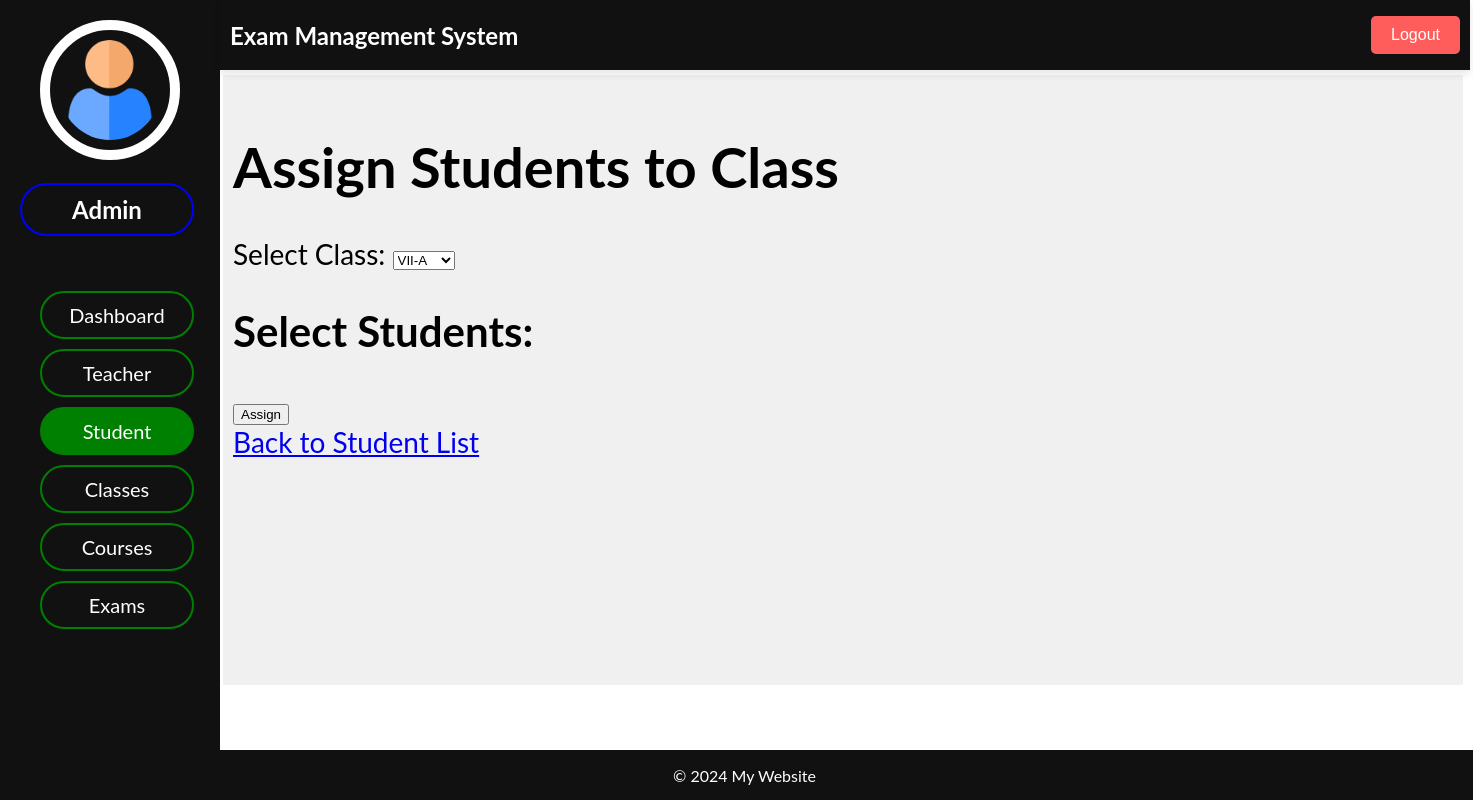
Before: /adminpanel/students/assign2class with the older database file.
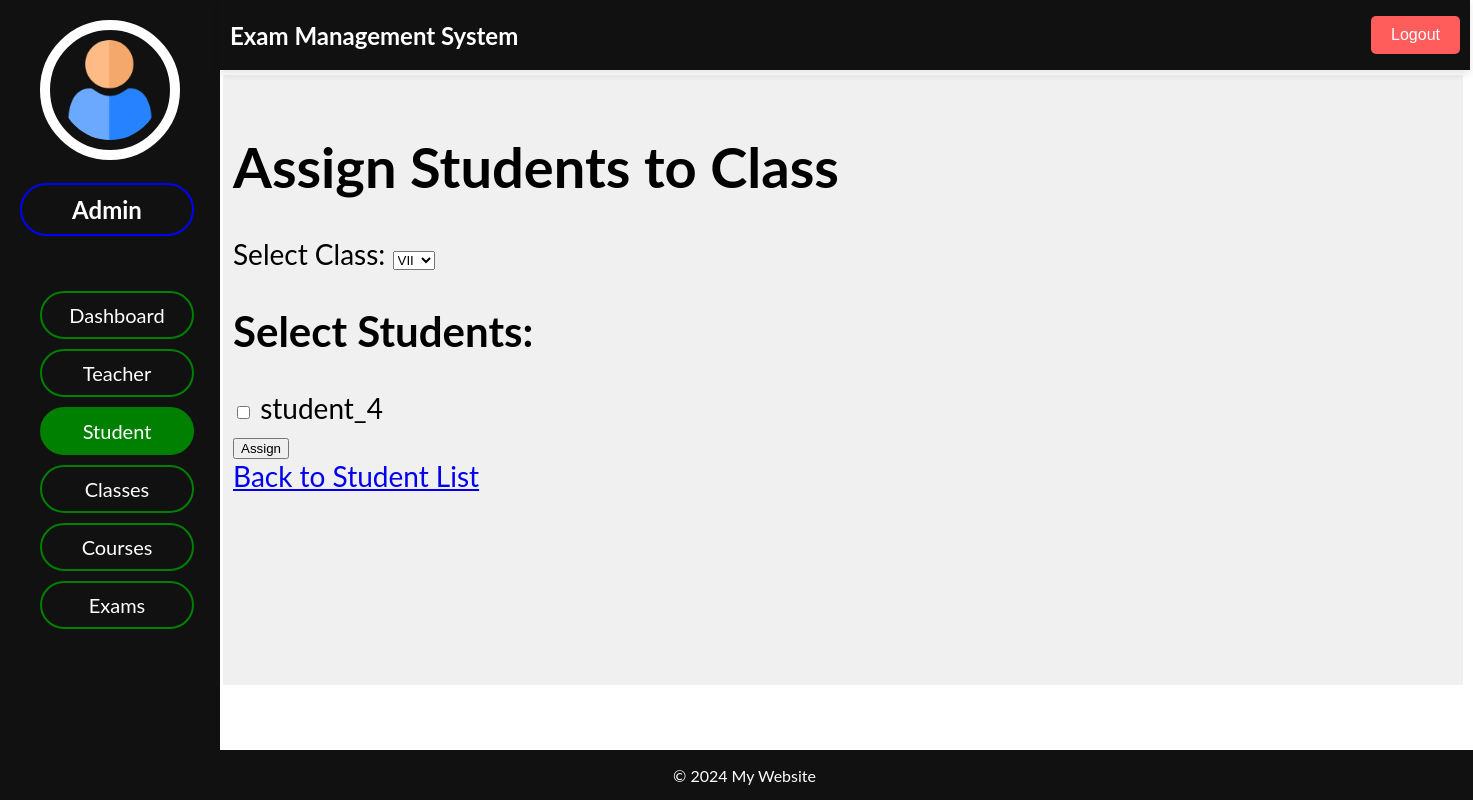
After: the same page with the newer database file.
### admin_panel/models.py (models this page shows, shortened)
class Student(models.Model):
    student_id = models.AutoField(primary_key=True)
    name = models.CharField(max_length=100)
    registration_no = models.CharField(max_length=50)
    email = models.EmailField()
    phone = models.CharField(max_length=15)
    class_id = models.ForeignKey(Class, null=True, blank=True, on_delete=models.SET_NULL)

### admin_panel/views.py (the view, shortened to what this page needs)
# urls.py: path('students/assign2class', views.student_assign2class, name='student_assign2class'),
def student_assign2class(request):
    students = [stud for stud in Student.objects.all() if not stud.class_id]
    classes = Class.objects.all()
    return render(request, 'students/student_assign2class.html', {'students': students, 'classes': classes})

### admin_panel/templates/students/student_assign2class.html (shortened to what this page needs)
{% extends "dashboard/index.html" %}
{% block header %}
    {% include "dashboard/header.html" %}
{% endblock header %}
{% block sidenav %}
    {% include "students/sidenav.html" %}
{% endblock sidenav %}
{% block main %}
    <h1>Assign Students to Class</h1>
    <form method="post">
        <label for="class_id">Select Class:</label>
        <select name="class_id" id="class_id">
            {% for class in classes %}
                <option value="{{ class.pk }}">{{ class.name }}</option>
            {% endfor %}
        </select>
        <h2>Select Students:</h2>
        {% for student in students %}
            <div>
                <input type="checkbox" id="student_{{ student.pk }}" name="students" value="{{ student.pk }}">
                <label for="student_{{ student.pk }}">{{ student.name }}</label>
            </div>
        {% endfor %}
        <button type="submit">Assign</button>
    </form>
    <a href="{% url 'student_list' %}">Back to Student List</a>
{% endblock main %}
{% block footer %}
    {% include "dashboard/footer.html" %}
{% endblock footer %}

Changed rows visible on the page:
added Student: name "student_4"
Other visible differences:
form field class_id: "VII-A" → "VII"
